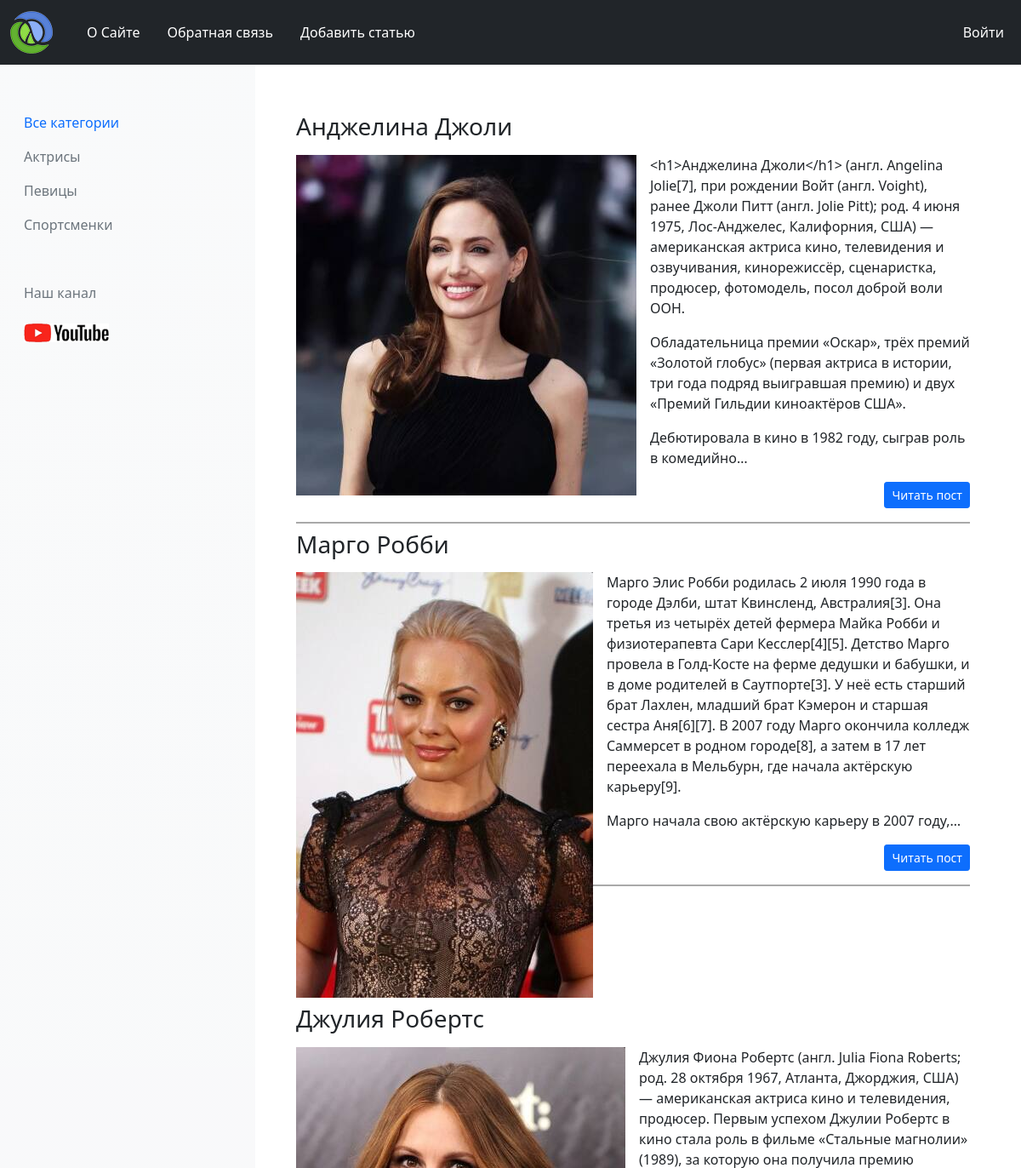
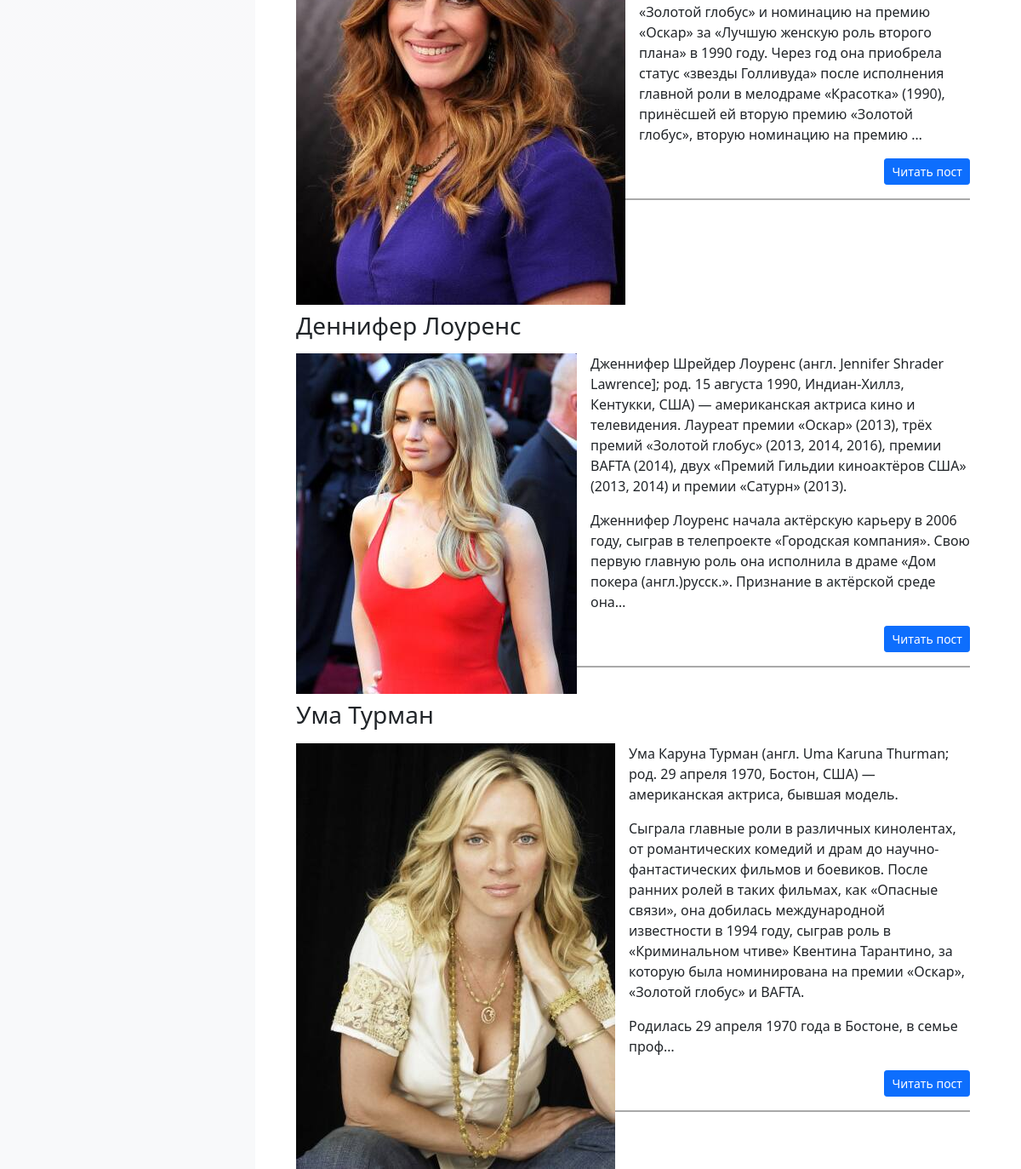
Before: / with the older database file (2 pictures, top to bottom).
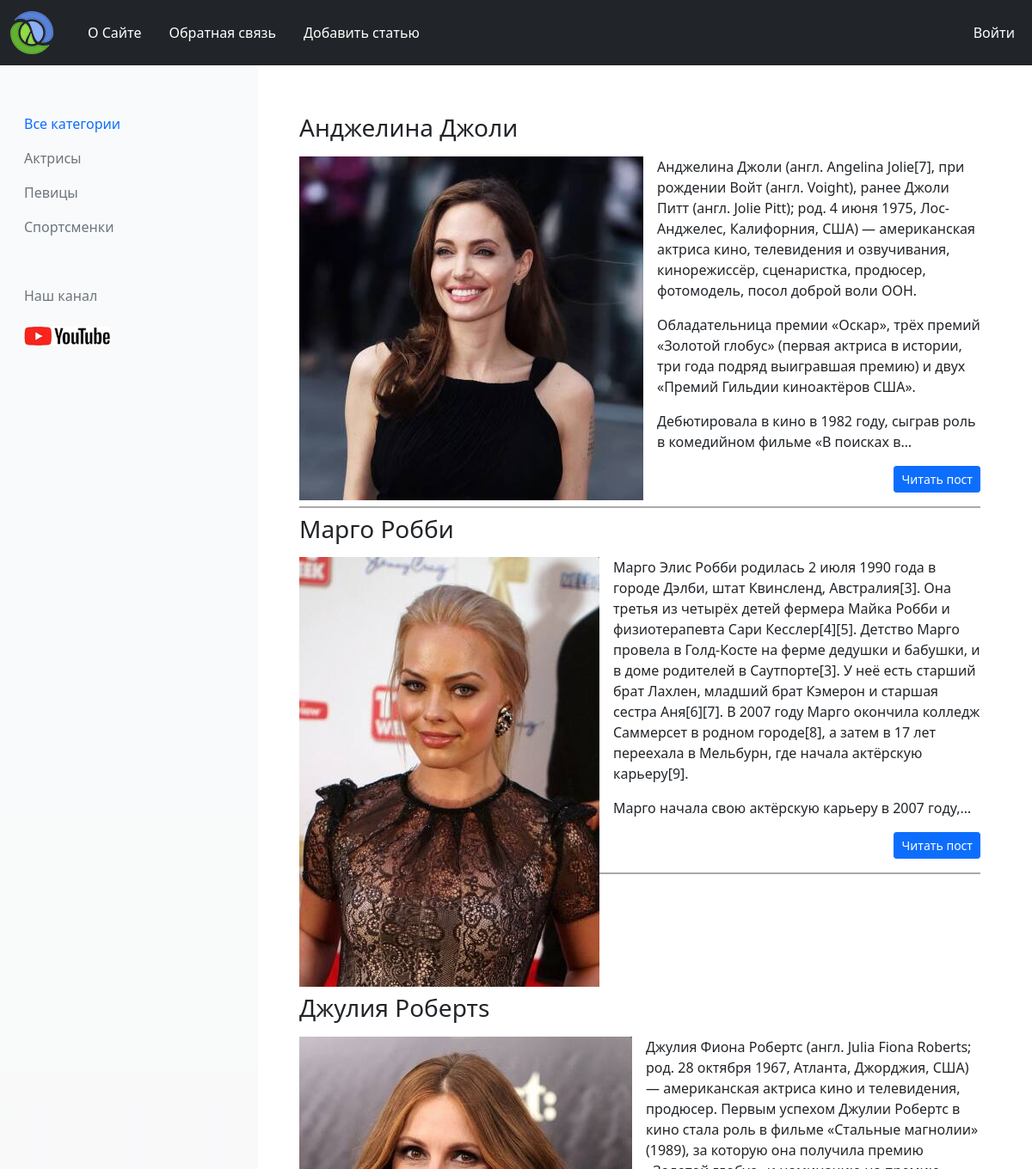
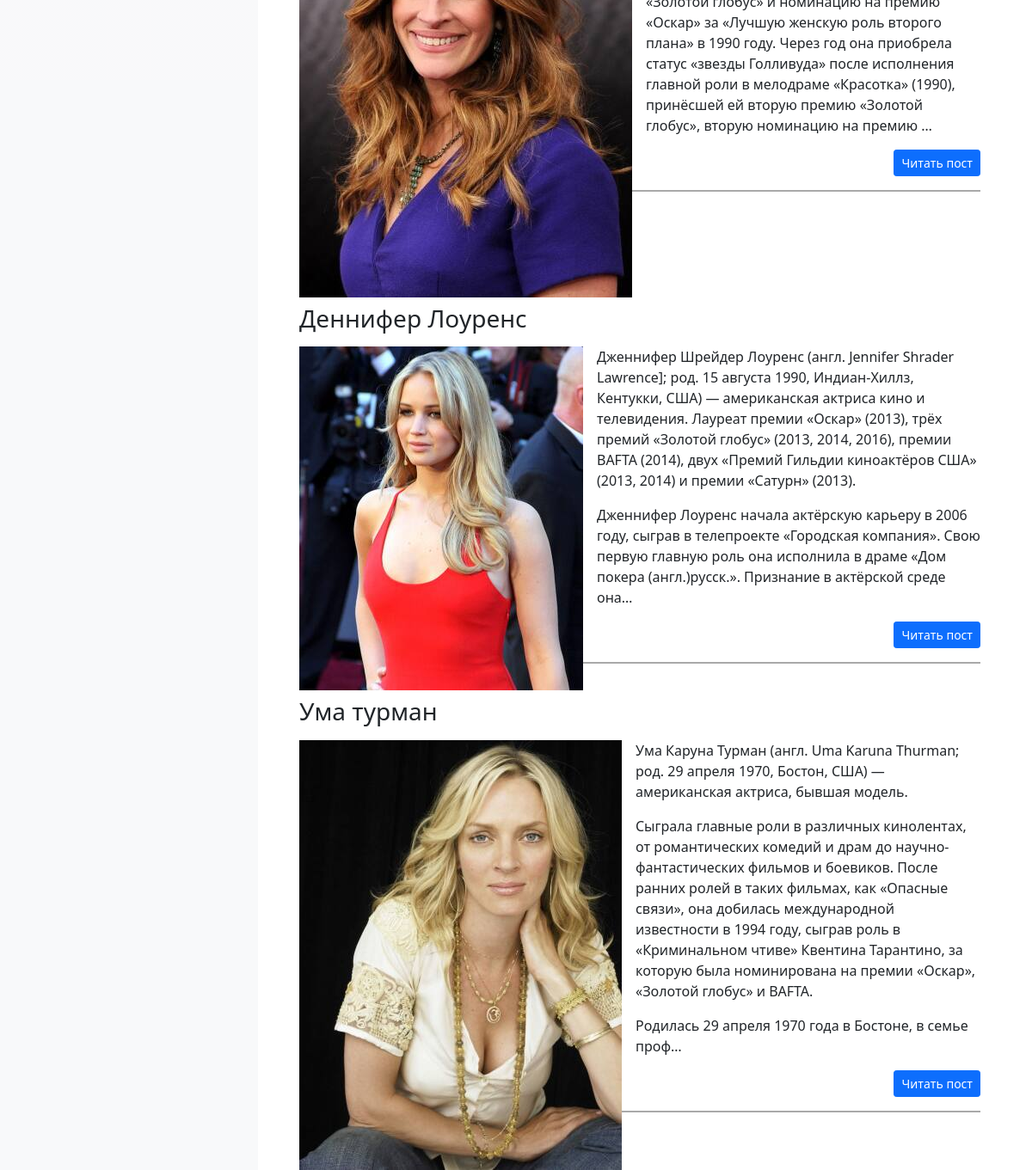
After: the same page with the newer database file (2 pictures, top to bottom).
### deflor/models.py (models this page shows, shortened)
class Category(models.Model):
    name = models.CharField(max_length=100)
    slug = models.SlugField(max_length=100, db_index=True, unique=True, null=True, verbose_name="URL")
    class Meta:
        verbose_name = "Категории"
        verbose_name_plural = "Категории"

class Women(models.Model):
    title = models.CharField(max_length=255, verbose_name="Заголовок")
    slug = models.SlugField(max_length=100, db_index=True, unique=True, null=True, verbose_name="URL")
    content = models.TextField(blank=True, verbose_name="Контент")
    photo = models.ImageField(upload_to="photos/%Y/%m/%d/", verbose_name="Фото")
    time_create = models.DateTimeField(auto_now_add=True, verbose_name="Время создания")
    time_update = models.DateTimeField(auto_now=True, verbose_name="Время изменения")
    is_published = models.BooleanField(default=True, verbose_name="Опубликован")
    cat = models.ForeignKey('Category', on_delete=models.PROTECT, null=True, verbose_name="Категория")
    def get_absolute_url(self):
        return reverse("show", kwargs={'post_number': self.pk})
    class Meta:
        verbose_name = "Известные женщины"
        verbose_name_plural = "Известные женщины"

### deflor/views.py (the view)
# urls.py: path('', index, name="home_page"),
def index(request):
    women = Women.objects.all()
    category = Category.objects.all()
    return render(request, "deflor/index.html", {'menu': menu, 'womens': women, 'category': category})

### deflor/templates/deflor/index.html (shortened to what this page needs)
{% extends "deflor/base.html" %}
{% load thumbnail %}
{% block content %}
{% for women in womens %}
<div class="row">
    <div class="col ps-5">
        <div class="content_text pb-3 me-5">
            <h3 class="pb-2 pt-2"> {{ women.title }}</h3>
            <div class="float-start pe-3">
                {% thumbnail women.photo "200x200" crop="center" as im %}
                <img src="{{ im.url }}">
                {% endthumbnail %}
            </div>
            {{ women.content|linebreaks|truncatechars:550 }}
            <div class="d-flex justify-content-end">
                <a href="{{ women.get_absolute_url }}" class="btn btn-primary btn-sm" type="button">Читать пост</a>
            </div>
        </div>
    </div>
</div>
{% endfor %}
{% endblock content %}

### deflor/templates/deflor/base.html (shortened to what this page needs)
{% load static %}
<!DOCTYPE html>
<html lang="ru">
<head>
    <link rel="stylesheet" href="https://cdn.jsdelivr.net/npm/bootstrap-icons@1.9.1/font/bootstrap-icons.css">
    <link href="https://cdn.jsdelivr.net/npm/bootstrap@5.0.2/dist/css/bootstrap.min.css" rel="stylesheet"
>
    <link rel="stylesheet" href="{% static 'deflor/css/style.css' %}">
</head>
<body>
<nav class="navbar navbar-expand-lg navbar-dark bg-dark">
    <div class="container-fluid">
        <a class="navbar-brand" href="{% url 'home_page' %}">
            <img src="{% static 'deflor/image/logo.png' %}" alt="" width="50" height="50">
        </a>
        <div class="collapse navbar-collapse justify-content-between navbarSupportedContent">
            <ul class="navbar-nav">
                {% for m in menu %}
                <li class="nav-item">
                    <a class="nav-link ps-4 active" aria-current="page" href="{% url m.url_name %}">{{m.title}}</a>
                </li>
                {% endfor %}
            </ul>
            <div class="navbar-nav">
                <div class="col nav-item ps-4 ">
                    <a class="nav-link active" aria-current="page" href="{% url 'login' %}">Войти</a>
                </div>
            </div>
        </div>
    </div>
</nav>
<div class="container-fluid">
    <div class="row">
        <div class="col-md-3 pt-5 d-none d-lg-block bg-light bg-gradient">
            <nav class="left-nav">
                {% if cat_select %}
                <a class="nav-link text-secondary" aria-current="page" href="{% url 'home_page' %}">Все категории</a>
                {% else %}
                <a class="nav-link active" aria-current="page" href="{% url 'home_page' %}">Все категории</a>
                {% endif %}
                {% for cat in category %}
                {% if cat.id == cat_select %}
                <a class="nav-link active" href="{% url 'category' cat.pk %}">{{ cat.name }}</a>
                {% else %}
                <a class="nav-link text-secondary" href="{% url 'category' cat.pk %}">{{ cat.name }}</a>
                {% endif %}
                {% endfor %}
                <div class="canal ps-3 pt-5 text-secondary">Наш канал</div>
                <img class="ms-3 mt-4 youtube_a" src="{% static 'deflor/image/share_yt.png' %}" alt="Youtube">
            </nav>
        </div>
        <div class="col-md-9 mt-5">
            {% block content %}
            {% endblock content %}
        </div>
    </div>
</div>
</body>
</html>

### deflor/static/deflor/css/style.css (style rules this page uses)
.youtube_a { width: 100px; }
.content_text { border-bottom: 2px solid darkgray; }

Changed rows visible on the page:
changed Women "Анджелина Джоли": content "<h1>Анджелина Джоли</h1> (англ. Angelina Jolie[7], при рождении Войт (англ. Voight), ранее Джоли Питт (англ. Jolie Pitt); род. 4 июня 1975, Лос-Анджелес, Калифорния, США) — американская актриса кино, телевидения и озвучивания, кинорежиссёр, сценаристка, продюсер, фотомодель, посол доброй воли ООН. Обладательница премии «Оскар», трёх премий «Золотой глобус» (первая актриса в истории, три года подряд выигравшая премию) и двух «Премий Гильдии киноактёров США». Дебютировала в кино в 1982 году, сыграв роль в комедийно…" → "Анджелина Джоли (англ. Angelina Jolie[7], при рождении Войт (англ. Voight), ранее Джоли Питт (англ. Jolie Pitt); род. 4 июня 1975, Лос-Анджелес, Калифорния, США) — американская актриса кино, телевидения и озвучивания, кинорежиссёр, сценаристка, продюсер, фотомодель, посол доброй воли ООН. Обладательница премии «Оскар», трёх премий «Золотой глобус» (первая актриса в истории, три года подряд выигравшая премию) и двух «Премий Гильдии киноактёров США». Дебютировала в кино в 1982 году, сыграв роль в комедийном фильме «В поисках в…"
changed Women: title "Джулия Робертс" → "Джулия Робертs"
changed Women: title "Ума Турман" → "Ума турман"
